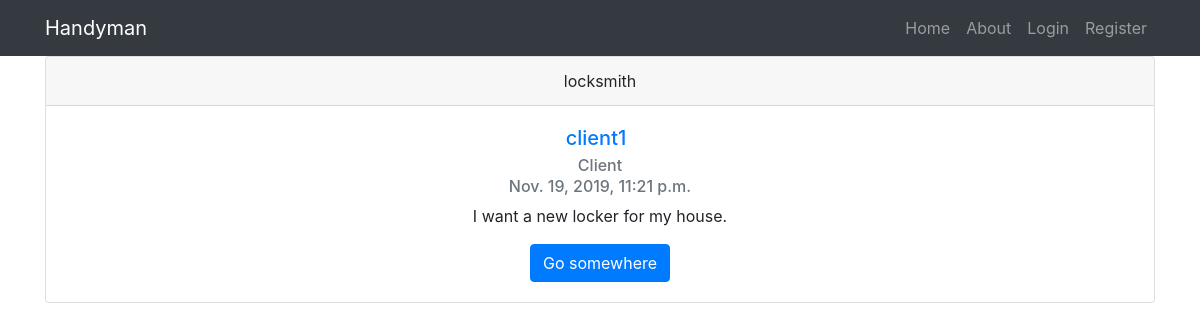
The app's page /company-home/1/ with its own data.
### clients/models.py (models this page shows, shortened)
class ClientPost(models.Model):
    job = models.CharField(max_length=100)
    content = models.CharField(max_length=500)
    date_posted = models.DateTimeField(default=timezone.now)
    author = models.ForeignKey(User, on_delete=models.CASCADE)

### users/models.py (models this page shows, shortened)
class Property(models.Model):
    CHOICES = (
        ('Client', 'Client'),
        ('Company', 'Company'),
    )
    status = models.CharField(max_length=7, choices=CHOICES, help_text='Please specify if you register as Client or Company')
    user = models.OneToOneField(User, on_delete=models.CASCADE)
    class Meta:
        verbose_name_plural = "Properties"

### companies/views.py (the view)
# urls.py: path('company-home/<pk>/', CompanyPostDetailView.as_view(template_name='companies/companypost.html'), name='company-post'),
class CompanyPostDetailView(DetailView):
    model = clientpost

### companies/templates/companies/companypost.html
{% extends "users/base.html" %}
{% block content %}
    <div class="card">
      <div class="card-header">
        {{ object.job }}
      </div>
      <div class="card-body">
        <h5 class="card-title"><a class="mr-2" href="#">{{ object.author }}</a></h5>
        <h6 class="card-subtitle mb-2 text-muted">{{ object.author.property.status }}</h6>
        <h6 class="card-subtitle mb-2 text-muted">{{ object.date_posted }}</h6>
        <p class="card-text">{{ object.content }}</p>
        <a href="#" class="btn btn-primary">Go somewhere</a>
      </div>
    </div>
{% endblock content %}

### records on screen
ClientPost: job "locksmith", author "client1", author.property.status "Client", date_posted "Nov. 19, 2019, 11:21 p.m.", content "I want a new locker for my house."
